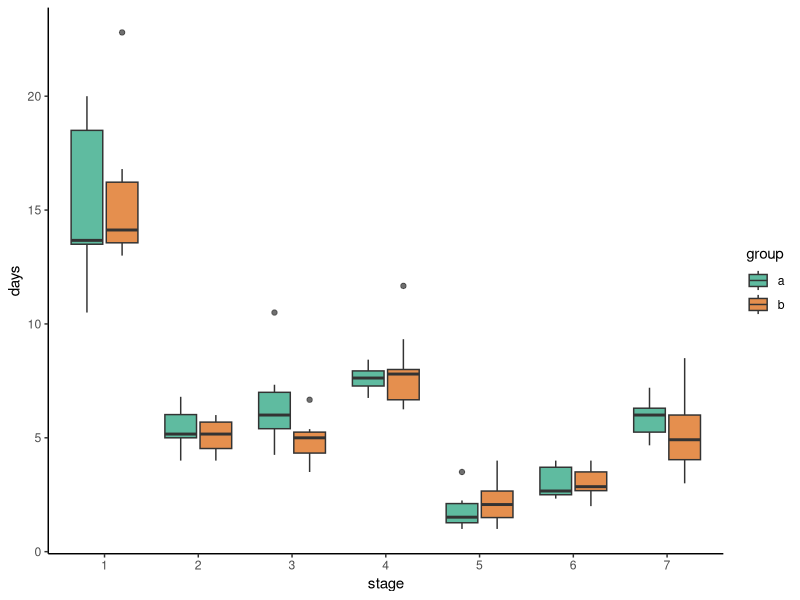

This chart was generated by the following R code: (Note: this script raises an error after producing the figure.)
library(here)
library(survival)
library(survminer)
library(tidyverse)


# -----------------------
# import data

# Bird_exclusion_exp_2017.xslx ->
# broken into many .csvs (Bird_cage_x.csv, No_treat_x.csv) ->
# compiled (averaged) into means_bird_cage.csv and means_no_treat.csv -> (but did not consider that data was censored! I should maybe get these values AFTER the survival analysis) 
# combined into means_melted.csv 


mydata <- read.csv(here('Data/means_melted.csv'), header = TRUE)
 


as.factor(mydata$group)
mydata$stage<-as.factor(mydata$stage)
as.numeric(mydata$days)



ggplot(data = mydata, aes(x=stage, y=days)) + 
  theme_minimal() +
  geom_boxplot(aes(fill=group), alpha=0.7) +
  theme_bw() + 
  theme(panel.border = element_blank(), panel.grid.major = element_blank(), panel.grid.minor = element_blank(), axis.line = element_line(colour = "black")) +
  scale_fill_brewer(palette="Dark2")


is.factor(mydata$group)
is.factor(mydata$stage)
is.numeric(mydata$days)

# ---------------------
# survival analysis

# data structure: count how many days from stage 5 (anthesis) until either fruit set or censor date. 
# for survival::Surv() function, 
# when event time > censoring time (censored) = 1
# when event time < censoring time (fruit formation observed) = 2
# treatment = 1 (bird cage), treatment = 2 (control)
# "status" = "censored"
# time = number of days that the individual existed in the experiment 

# import data
treatment <- read.csv(here('Data/survival_analysis_bird_cage.csv'), header=T)
control <- read.csv(here('Data/survival_analysis_no_treatment.csv'), header=T)
data <- read.csv(here('Data/survival_analysis.csv'), header = T)


# fit survival models
treatment_fit <- survfit(Surv(data$treatment[1:29], treatment$status[1:29]) ~ 1)
control_fit <- survfit(Surv(control$time[30:90], control$status[30:90]) ~ 1)

t_fit <- survfit(Surv(data$treatment_time, data$treatment_status) ~ 1)
c_fit <- survfit(Surv(data$control_time, data$control_status) ~ 1)

# combine models
combined_fit <- list(t_fit, c_fit)

# plot using survminer
ggsurvplot(c_fit, data = data[, 4:6])
ggsurvplot(t_fit, data = data[, 1:3])

# colours
cbbPalette <- c("#000000", "#E69F00", "#56B4E9", "#009E73", "#F0E442", "#0072B2", "#D55E00", "#CC79A7")

ggsurvplot_combine(
  combined_fit, 
  data = data,
  conf.int = TRUE,
  palette = cbbPalette[c(4,2)],
  size = 2,
  xlab = "Days since anthesis",
  legend.labs = c("Hummingbirds excluded", "Control"),
  )

plot(treatment, conf.int= 'none', col = 'blue', lwd=5, xlab = 'Time (days)', ylab = 'Survival Probability', xlim=c(0,30)) #bird cage
lines(control_fit, conf.int= 'none', col = 'red', lwd=5) #no treatment
legend(14, 1,c('birds excluded', 'no treatment'), col = c('blue','red'), lty = 1)
title(main='KM-Curves for post-anthesis flower survival')


#log rank test

logrank <- read.csv(here('Data/survival_analysis_log_rank_test.csv'), header=T)

time <- logrank$time
status <- logrank$censored
treatment <- logrank$group

fit <- survdiff(Surv(time, status) ~ treatment)
fit #Chisq= 4.5, 
#p = 0.0336, p-value is the probability of obtaining a test statistic 
#at least as extreme as the one that was actually observed. 
